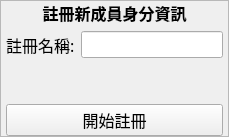
         <widget class="QFrame" name="frame_2">
          <property name="frameShape">
           <enum>QFrame::StyledPanel</enum>
          </property>
          <property name="frameShadow">
           <enum>QFrame::Raised</enum>
          </property>
          <layout class="QGridLayout" name="gridLayout_16">
           <property name="leftMargin">
            <number>5</number>
           </property>
           <property name="topMargin">
            <number>0</number>
           </property>
           <property name="rightMargin">
            <number>5</number>
           </property>
           <property name="bottomMargin">
            <number>0</number>
           </property>
           <item row="3" column="1">
            <widget class="QLineEdit" name="lineEdit">
             <property name="font">
              <font>
               <family>Times New Roman</family>
               <pointsize>12</pointsize>
               <weight>75</weight>
               <bold>true</bold>
              </font>
             </property>
             <property name="text">
              <string/>
             </property>
            </widget>
           </item>
           <item row="6" column="0" colspan="2">
            <spacer name="verticalSpacer_5">
             <property name="orientation">
              <enum>Qt::Vertical</enum>
             </property>
             <property name="sizeHint" stdset="0">
              <size>
               <width>20</width>
               <height>40</height>
              </size>
             </property>
            </spacer>
           </item>
           <item row="3" column="0">
            <widget class="QLabel" name="label_3">
             <property name="font">
              <font>
               <family>標楷體</family>
               <pointsize>12</pointsize>
               <weight>50</weight>
               <bold>false</bold>
              </font>
             </property>
             <property name="text">
              <string>註冊名稱:</string>
             </property>
            </widget>
           </item>
           <item row="0" column="0" colspan="2">
            <widget class="QLabel" name="label">
             <property name="font">
              <font>
               <family>標楷體</family>
               <pointsize>12</pointsize>
               <weight>75</weight>
               <bold>true</bold>
              </font>
             </property>
             <property name="text">
              <string>註冊新成員身分資訊</string>
             </property>
             <property name="alignment">
              <set>Qt::AlignCenter</set>
             </property>
            </widget>
           </item>
           <item row="7" column="0" colspan="2">
            <widget class="QPushButton" name="btn_enrollment">
             <property name="font">
              <font>
               <family>標楷體</family>
               <pointsize>12</pointsize>
               <weight>50</weight>
               <bold>false</bold>
              </font>
             </property>
             <property name="text">
              <string>開始註冊</string>
             </property>
            </widget>
           </item>
          </layout>
         </widget>
